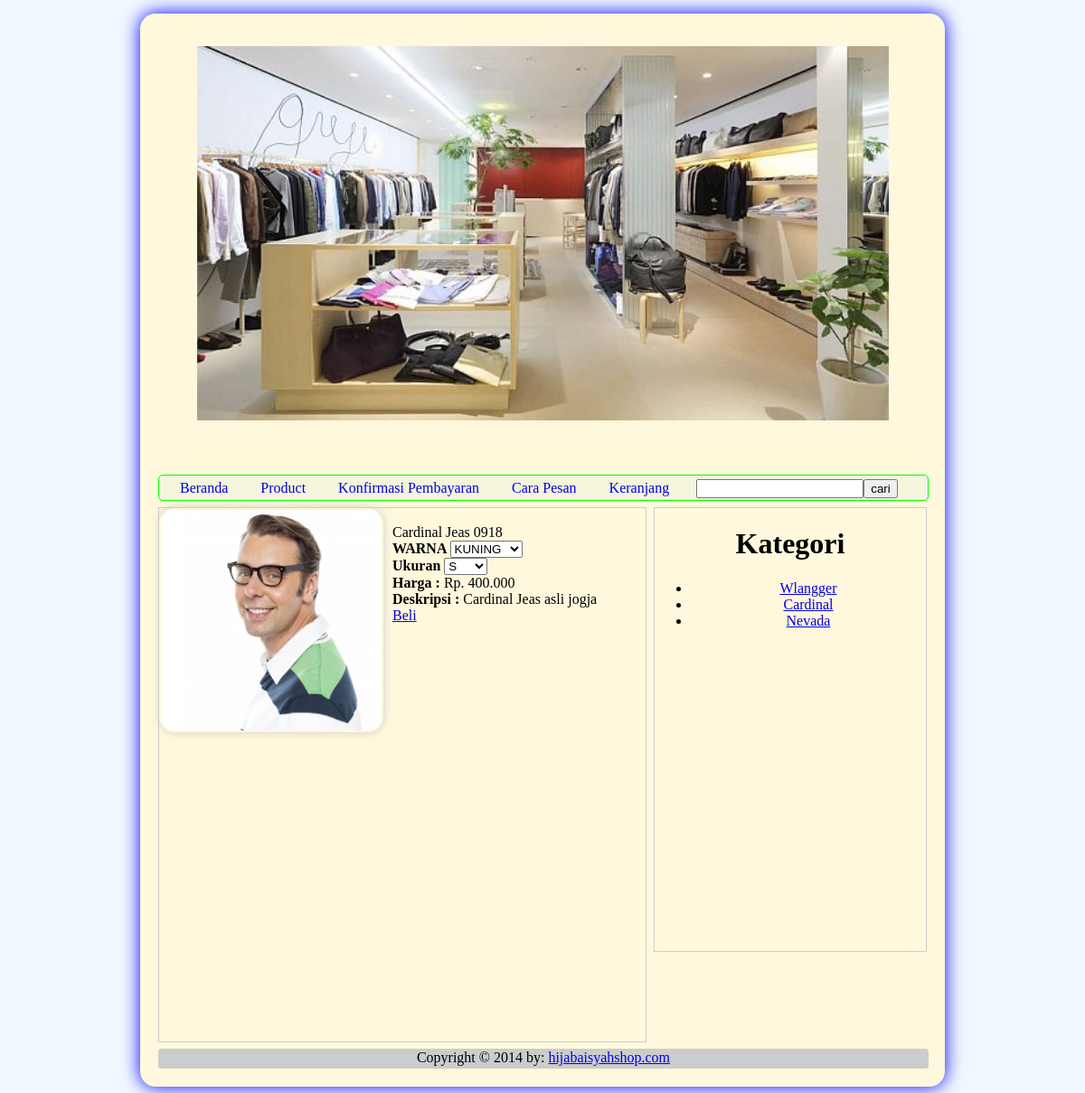
The app's page /index.php?page=detail-product&id=13 with its own data.
### tables this page shows
CREATE TABLE IF NOT EXISTS `tb_category` (
`category_id` int(10) unsigned NOT NULL,
  `category_name` varchar(100) DEFAULT NULL
);

CREATE TABLE IF NOT EXISTS `tb_product` (
`product_id` int(10) unsigned NOT NULL,
  `product_name` varchar(100) DEFAULT NULL,
  `product_price` int(11) DEFAULT NULL,
  `product_desc` text,
  `product_images` text,
  `product_stock` int(11) DEFAULT NULL,
  `product_date` datetime DEFAULT NULL,
  `category_id` int(11) DEFAULT NULL
);

### index.php (the view, shortened to what this page needs)
<!DOCTYPE html PUBLIC "-//W3C//DTD XHTML 1.0 Transitional//EN"
"http://www.w3.org/TR/xhtml1/DTD/xhtml1-transitional.dtd">
<html xmlns="http://www.w3.org/1999/xhtml">
<head>
<link rel="stylesheet" href="css/csshijab.css" type="text/css" />
</head>
<body>
<div id="wrapper">
<p align="center"><img src="image/fashion.jpg" width="90%" height="40%"/></p>
 <div id="menu">
 <ul>
 <li><a href="index.php">Beranda</a></li>
 <li><a href="?page=product">Product</a></li>
 <li><a href="?page=konfirmasi">Konfirmasi Pembayaran</a></li>
 <li><a href="?page=cara-pesan">Cara Pesan</a></li>
 <li><a href="?page=keranjang">Keranjang</a></li>
 <li><input type="text"/><input type="submit" value="cari"/></li>
 </ul>
 </div>
 <div id="sidebar">
 <div class="previous"> <h1>Kategori</h1>
 <ul>
 <?php
 $query="select * from tb_category";
 $result=mysql_query($query);
 while($data=mysql_fetch_array($result)){
 ?>
    <li><a href="#"><?php echo $data['category_name']; ?></a></li>
 <?php
 }
 ?>
 </ul>
</div>
 </div>
 <div id="content">
<?php
if(isset($_GET['page']) && strlen($_GET['page']) > 0){
	$page=($_GET['page']).".php";
}else {
	$page="product.php";
}
if(file_exists($page)){
	include($page);
}else{
include("product.php");
}
?>
 </div>
 <div id="footer">
 Copyright &copy; 2014 by: <a href="#">hijabaisyahshop.com</a></div>
 </div>
</body>
</html>

### detail-product.php (shortened to what this page needs)
<?php
$id=$_GET['id'];
$query="select * from tb_product where product_id='".$id."'";
$result=mysql_query($query);
$data=mysql_fetch_array($result);
?>
<img src="images/<?php echo $data['product_images'];  ?>" width="244" height="244" /><br />
<?php echo $data['product_name']; ?><br />
<b>WARNA </b><select name="ukuran">
        <option>KUNING</option>
        </select><br />
<b>Ukuran</b> <select name="ukuran">
        <option>S</option>
        </select><br />
<b>Harga : </b><?php echo "Rp. ".number_format($data['product_price'],0,',','.');  ?> <br />
<b>Deskripsi :</b> <?php echo $data['product_desc']; ?><br />
 <a href="?page=simpan-keranjang&id=<?php echo $data['product_id'] ?>">Beli</a>

### css/csshijab.css (style rules this page uses)
body { background-color: #F0F8FF; font-family: "calibri" }
#wrapper { width: 850px; margin: 15px auto; height: auto; padding: 20px; background-color: #FFF8DC; box-shadow: 0px 0px 20px #FFF8DC; -moz-box-shadow:0px 0px 20px #F60; -webkit-box-shadow: 0px 0px 20px #0000FF; border-radius: 17px; -moz-border-radius: 17px; -webkit-border-radius: 17px; }
#menu { width: 850px; height: 27px; margin-bottom: 7px; border: 1px solid #00FF00; background-color: #F5F5DC; font-size:17x; border-radius: 5px; -moz-border-radius: 5px; -webkit-border-radius: 5px; }
#menu ul { margin: 4px 4px 4px 7px; padding: 0px; list-style: none; }
#menu li { margin: 10px; padding: 0px; display: inline; }
#menu a { padding: 6px 6px 6px 6px; text-decoration: none; }
#sidebar { float: right; width: 300px; height: 490px; border: 1px solid #CCC; margin-bottom: 7px; text-align: center; }
#content { width: 538px; height: 590px; margin-bottom: 2px; border: 1px solid #CCC; margin-bottom: 7px; }
#content img { border-radius: 17px; -moz-border-radius: 17px; -webkit-border-radius: 17px; box-shadow: 0px 0px 10px #CCC; -moz-box-shadow:0px 0px 10px #CCC; -webkit-box-shadow: 0px 0px 10px #CCC; padding: 2px; margin-right: 10px; float:left; }
#footer { width: 850px; height: 20px; padding-top: 0px; border: 1px solid #CCC; text-align: center; background-color: #CCC; clear: both; border-radius: 3px; -moz-border-radius: 3px; -webkit-border-radius: 3px; }

### records on screen
tb_category: category_name "Wlangger"
tb_category: category_name "Cardinal"
tb_category: category_name "Nevada"
tb_product: product_images (picture), product_name "Cardinal Jeas 0918", product_price "400.000", product_desc "Cardinal Jeas asli jogja"
